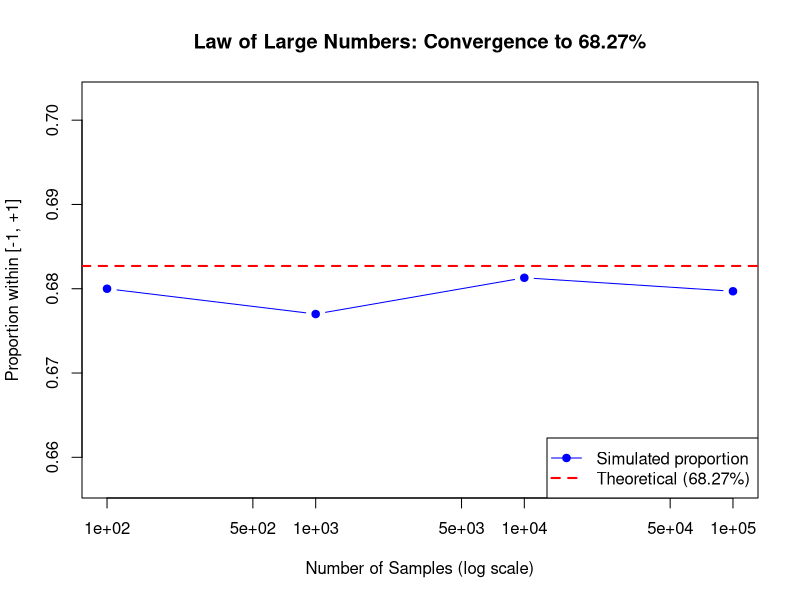

Source code (R):
set.seed(42) # random seed for reproducibility
number_of_examples <- c(100, 1000, 10000, 100000) # number of examples we are going to test on
results <- numeric(length(number_of_examples))    # to store proportions

for (i in seq_along(number_of_examples)) {
  n <- number_of_examples[i]
  samples <- rnorm(n, mean = 0, sd = 1)          # Generate n random normal values
  within_range <- samples > -1 & samples < 1     # Logical vector: True if between -1 and +1
  proportion <- mean(within_range)               # Proportion of TRUEs = Proportion in range
  results[i] <- proportion
  
  cat("n =", n, "-> Proportion within [-1, +1]:", round(proportion * 100, 2), "%\n")
}

# Create output directory if it doesn't exist
output_dir <- "../../assets/images/"
if (!dir.exists(output_dir)) {
  dir.create(output_dir, recursive = TRUE)
}

# Open PNG device to save the plot
png(filename = paste0(output_dir, "law_of_large_numbers.png"), width = 800, height = 600)

# Plot the results
plot(number_of_examples, results, 
     log = "x",                                  # log scale on x-axis (since n spans orders of magnitude)
     type = "b",                                 # "b" = both points and lines
     pch = 19,                                    # solid circle points
     col = "blue",
     xlab = "Number of Samples (log scale)",
     ylab = "Proportion within [-1, +1]",
     main = "Law of Large Numbers: Convergence to 68.27%",
     ylim = c(min(results, 0.6827) - 0.02, max(results, 0.6827) + 0.02))

# Add horizontal reference line at the theoretical value
abline(h = 0.6827, col = "red", lty = 2, lwd = 2)

# Add a legend
legend("bottomright", 
       legend = c("Simulated proportion", "Theoretical (68.27%)"),
       col = c("blue", "red"), 
       lty = c(1, 2), 
       pch = c(19, NA),
       lwd = c(1, 2))

# Close the device to finalize/save the file
dev.off()

cat("Plot saved to:", paste0(output_dir, "law_of_large_numbers.png"), "\n")
